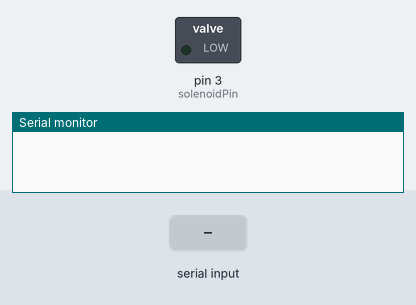
This sketch was run on a simulated Arduino Uno, built with avr-gcc and run on an emulated ATmega328P. On the bench: switched loads named in the sketch (green lamp = pin HIGH), the last lines printed to the serial monitor. The inputs (shaded band) are chosen by the test bench.

Above: at 1.2 s.
1.3 s: "1" received over Serial
At 2.31 s:
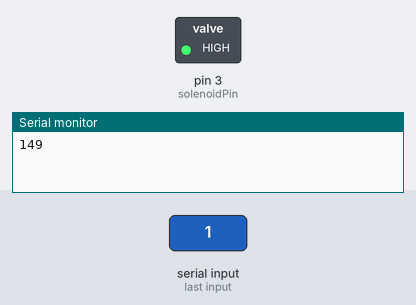
Timing chart, 0 to 4.3 s (numbered marks = the images above; inputs shaded):
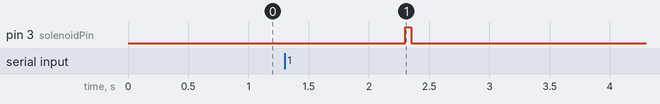

Measured:
- after the input at 1.3 s, pin 3 (solenoidPin): LOW → HIGH after 1.0 s, → LOW 0.05 s later

The sketch:

EncoderASCIISolenoid.ino
```cpp
int solenoidPin = 3;  // pin for controlling gate
int noPause = 50;
int pause;
int len = 0;
int ch;
String code = "";

// analog input for mirkofon
// digital input /HIGH LOW/ KY037

//knock sensor; use high resisters to defeat noise

//int ascTest1 = 119; // use Serial.write to convert int into string
//int ascTest2 = 'm'; // use Serial.print to convert to int

void String2Ascii()
{
  len = code.length();
  for (int i = 0; i < len; i++)
    {
      ch = code.charAt(i);
      Serial.write(ch);
      Serial.println(ch);
      pause = ch*10;
      if (ch>0){
        digitalWrite(solenoidPin, HIGH);
        delay(noPause);
          //lightIn = analogRead(A3); test
         // Serial.println(lightIn);
        digitalWrite(solenoidPin, LOW);
        delay(pause);
      }
    }
}

void setup() {
  //pinMode(solenoidPin1, OUTPUT);
  Serial.begin(9600);
  pinMode(solenoidPin, OUTPUT);

}

void loop() {
  while (Serial.available())
  {
   code = Serial.readString();
   String2Ascii();
  }
}
```
